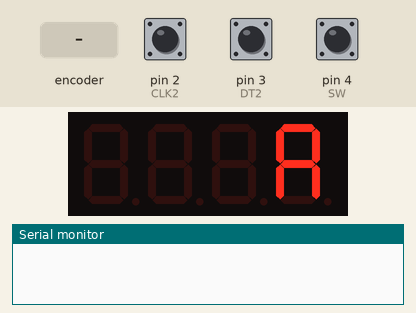
This sketch was run on a simulated Arduino Uno, built with avr-gcc and run on an emulated ATmega328P. Shown: 4-digit seven-segment display, the last lines printed to the serial monitor. The test bench sets the inputs (shaded band); at power-on: pin 4 (SW) HIGH, pin 2 (CLK2) HIGH, pin 3 (DT2) HIGH.

Above: at 2.2 s.
2.3 s: pin 4 (SW) pulled LOW for 3.2 s
At 4.6 s:
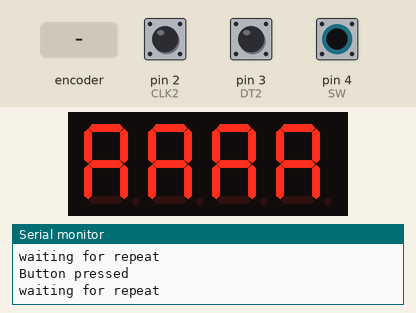
7.0 s: rotary encoder on pin 2 (CLK2) / pin 3 (DT2) turned 3 steps (first pin leading)
At 8.7 s:
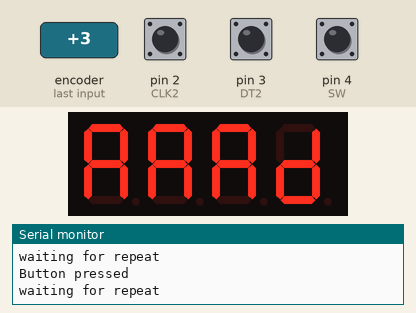
9.1 s: pin 4 (SW) pulled LOW for 0.15 s
At 9.6 s:
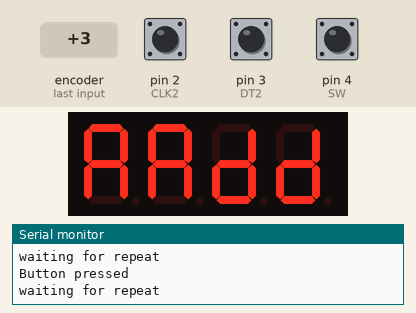
10.7 s: rotary encoder on pin 2 (CLK2) / pin 3 (DT2) turned 3 steps (first pin leading)
At 11.5 s:
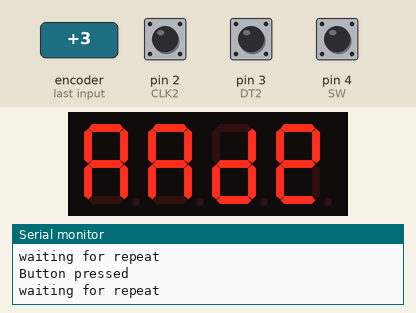
12.8 s: pin 4 (SW) pulled LOW for 1 s
At 14.2 s:
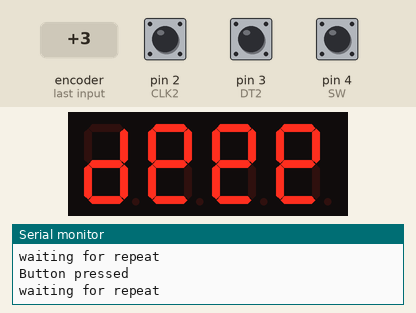
15.3 s: rotary encoder on pin 2 (CLK2) / pin 3 (DT2) turned 3 steps (first pin leading)
At 16.3 s:
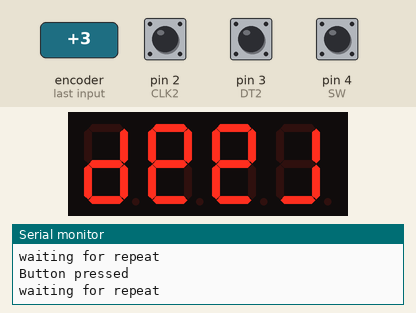
Timing chart, 0 to 18.3 s (numbered marks = the images above; inputs shaded):
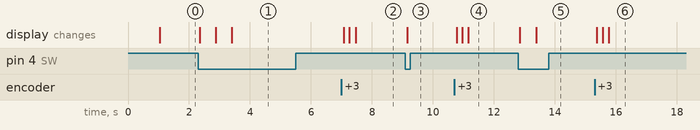

Measured:
- after the input at 2.3 s, the display: first changes after 0.05 s (image 1 shows a later state)
- after the input at 7.0 s, the display: first changes after 0.07 s (image 2 shows a later state)
- after the input at 9.1 s, the display: changes after 0.05 s (image 3)
- after the input at 10.7 s, the display: first changes after 0.08 s (image 4 shows a later state)
- after the input at 12.8 s, the display: first changes after 0.05 s (image 5 shows a later state)
- after the input at 15.3 s, the display: first changes after 0.07 s (image 6 shows a later state)

The sketch:

day20.ino
```cpp
#include <TM1637Display.h>

// Rotary Encoder Inputs
#define CLK2 2
#define DT2 3
#define SW 4

// Define the display connection pins:
#define CLK 6
#define DIO 5

// Create display object of type TM1637Display:
TM1637Display OurDisplay = TM1637Display(CLK, DIO);

// Create array that turns all segments on:
const uint8_t data[] = {0xff, 0xff, 0xff, 0xff};

// Create array that turns all segments off:
const uint8_t blank[] = {0x00, 0x00, 0x00, 0x00};

const long REPEAT_MILLIS = 500;
long lastClickMillis;

const uint8_t GLYPHS = 28;
const uint8_t GLYPHS_MINUS_ONE = GLYPHS - 1;
const uint8_t SPACE_GLYPH = GLYPHS - 2;
const uint8_t glyphs[GLYPHS] = {
  SEG_A | SEG_B | SEG_C | SEG_E | SEG_F | SEG_G,         // A
  SEG_C | SEG_D | SEG_E | SEG_F | SEG_G,                 // b
  SEG_D | SEG_E | SEG_G,                                 // c
  SEG_B | SEG_C | SEG_D | SEG_E | SEG_G,                 // d
  SEG_A | SEG_D | SEG_E | SEG_F | SEG_G,                 // E
  SEG_A | SEG_E | SEG_F | SEG_G,                         // F
  SEG_A | SEG_B | SEG_D | SEG_E | SEG_F | SEG_G,         // g
  SEG_C | SEG_E | SEG_F | SEG_G,                         // h
  SEG_C,                                                 // i
  SEG_B | SEG_C | SEG_D,                                 // j
  SEG_B | SEG_C | SEG_E | SEG_F | SEG_G,                 // k
  SEG_D | SEG_E | SEG_F,                                 // L
  SEG_A | SEG_B | SEG_C | SEG_E | SEG_F,                 // M
  SEG_C | SEG_E | SEG_G,                                 // n
  SEG_C | SEG_D | SEG_E | SEG_G,                         // o
  SEG_A | SEG_B | SEG_E | SEG_F | SEG_G,                 // P
  SEG_A | SEG_B | SEG_C | SEG_F | SEG_G,                 // q
  SEG_E | SEG_G,                                         // r
  SEG_A | SEG_C | SEG_D  | SEG_F,                        // S
  SEG_D | SEG_E | SEG_F | SEG_G,                         // t
  SEG_C | SEG_D | SEG_E,                                 // u
  SEG_D | SEG_E,                                         // v
  SEG_B | SEG_C | SEG_D | SEG_E | SEG_F,                 // W
  SEG_C | SEG_E,                                         // x
  SEG_B | SEG_C | SEG_D | SEG_F | SEG_G,                 // y
  SEG_A | SEG_B | SEG_D | SEG_E,                         // Z
  0x00,                                                  // space
  SEG_B | SEG_C | SEG_G                                  // end
};

int currentStateCLK;
int lastStateCLK;
const uint8_t MAX_GLYPH_NUMBERS = 64;
uint8_t glyphNumbers[MAX_GLYPH_NUMBERS];
uint8_t numGlyphNumbers = 0;
uint8_t message;
int buzzer = 10;  // pin 10 drives the buzzer
int toneFreq = 0;

uint8_t glyphNumber = 0;
uint8_t previousGlyphNumber = 0;
const uint8_t oneOff[] = {0x00};
const int RIGHT_DIGIT = 3;
const int LEFT_DIGIT = 0;
const uint8_t DIGITS = 4;

char *currentDir;

bool scrolling = false;

void setup() {

  // Set encoder pins as inputs
  pinMode(CLK2,INPUT);
  pinMode(DT2,INPUT);
  pinMode(SW,INPUT);
  // Setup Serial Monitor
  Serial.begin(9600);

  // Read the initial state of A (CLK)
  lastStateCLK = digitalRead(CLK2);

  lastClickMillis = millis();

  // Clear the display:
  OurDisplay.clear();
  delay(1000);
  OurDisplay.setBrightness(7);
  OurDisplay.setSegments(glyphs + glyphNumber, 1, RIGHT_DIGIT);

  currentDir = "-";

  // Call Interrupt Service Routine (ISR) updateEncoder() when any high/low change
  // is seen on A (CLK2) interrupt  (pin 2), or B (DT2) interrupt (pin 3)

  attachInterrupt(digitalPinToInterrupt(CLK2), updateEncoder, CHANGE);
  attachInterrupt(digitalPinToInterrupt(DT2), updateEncoder, CHANGE);

  // There are no more pins with interrupts on an UNO, so we just have to
  // use digitalRead to monitor the switch.
  // Need to software REPEAT_MILLIS. Once a press is
  // detected and acted on, wait until REPEAT_MILLIS before acting again
}

// Given an array of glyph numbers, the numbers to display and the start digit
// Clears and updates
void showGlyphs(uint8_t *glyphNumbers,uint8_t number, uint8_t startDigit) {
uint8_t toDisplay[DIGITS];
  if (startDigit < 0 || startDigit > DIGITS - 1) { // an unsigned value could never be less than zero!
    Serial.print("startDigit out of range ");
    Serial.println(startDigit);
  }
  if (number < 1 || number > DIGITS) {
    Serial.print("number out of range ");
    Serial.println(number);
  }
  for (int i = 0; i < number; i++) {
    toDisplay[i] = glyphs[glyphNumbers[i]];
  }
  OurDisplay.clear();
  OurDisplay.setSegments(toDisplay, number, startDigit);
}

long lastScrollMillis;
int scrollPosition;     // offset of first glyph from leftmost display digit.
                        // We want to message to start off the display to the right
                        // and scroll until the last glyph is on the leftmost
                        // display digit, then repeat
                        // Digits are numbered left to right 0 to 3
                        // Decreases from DIGITS (ie 4) to 1 - numGlyphNumbers
const long scrollDelayMillis = 500;

void loop() {
  long nowMillis = millis();
  if (scrolling) {
    Serial.print("---- scrolling -----");
    if (nowMillis - lastScrollMillis > scrollDelayMillis) {
      scrollPosition--;
      if (scrollPosition == -numGlyphNumbers) {
        scrollPosition = DIGITS;
        OurDisplay.clear();
      } else {
        int startGlyphIndex = max(0,-scrollPosition);
        int limit = min(DIGITS,numGlyphNumbers -startGlyphIndex); // first limit on number of glyphs to display
        Serial.print("limit ");
        Serial.println(limit);
        Serial.print("scrollPosition ");
        Serial.println(scrollPosition);
        Serial.print("start digit ");
        Serial.println(max(0,scrollPosition));
        Serial.print("start glyph ");
        Serial.println(startGlyphIndex);
        Serial.print("number of digits ");
        Serial.println(min(limit,DIGITS - scrollPosition));

        showGlyphs(glyphNumbers + startGlyphIndex, min(limit,DIGITS - scrollPosition), max(0,scrollPosition));
      }
      lastScrollMillis = nowMillis;
    }
  } else { // no scrolling, so must be entering
    if (previousGlyphNumber != glyphNumber) {
      OurDisplay.setSegments(oneOff, 1, RIGHT_DIGIT);
      OurDisplay.setSegments(glyphs + glyphNumber, 1, RIGHT_DIGIT);
      previousGlyphNumber = glyphNumber;
    } // if
    if (digitalRead(SW) == LOW) {
      Serial.println("Button pressed");
      if (nowMillis - lastClickMillis > REPEAT_MILLIS) {
        if (glyphNumber == GLYPHS_MINUS_ONE) { // the 'end' glyph
          scrolling = true;
          scrollPosition = DIGITS; // start position is one beyond the left-most digit
          Serial.println("Switching to scrolling");
          OurDisplay.clear();
          lastScrollMillis = millis();
        } else { // glyphNumber != GLYPHS_MINUS_ONE
          if(numGlyphNumbers != MAX_GLYPH_NUMBERS) {
            glyphNumbers[numGlyphNumbers++] = glyphNumber;
            //glyphNumber = SPACE_GLYPH;
            uint8_t glyphsToShow = min(DIGITS - 1,numGlyphNumbers);
            showGlyphs(glyphNumbers + max(0,numGlyphNumbers - (DIGITS - 1)),glyphsToShow, DIGITS - 1 - min(glyphsToShow, DIGITS - 1));
            OurDisplay.setSegments(glyphs + glyphNumber, 1, RIGHT_DIGIT);
            Serial.println("Added glyph");
          } // if
          lastClickMillis = nowMillis;
        } // else
      } else {
        Serial.println("waiting for repeat");
      } // else
    }
    delay(1);
  } // else
} // loop

//  This is our ISR which has the job of responding to interrupt events
//
void updateEncoder(){
  // Read the current state of CLK
  currentStateCLK = digitalRead(CLK2);

  // If last and current state of CLK are different, then a pulse occurred;
  // React to only 0->1 state change to avoid double counting
  if (currentStateCLK != lastStateCLK  && currentStateCLK == 1){

    // If the DT state is different than the CLK state then
    // the encoder is rotating CW so INCREASE glyphNumber by 1
    if (digitalRead(DT2) != currentStateCLK) {
      glyphNumber = (glyphNumber == GLYPHS_MINUS_ONE) ? 0 : glyphNumber + 1;
      currentDir ="CW";

    } else {
      // Encoder is rotating CCW so DECREASE glyphNumber by 1
      glyphNumber = (glyphNumber == 0) ? GLYPHS_MINUS_ONE : glyphNumber - 1;
      currentDir ="CCW";
    }

    //Serial.print("Direction: ");
    //Serial.print(currentDir);
    //Serial.print(" | glyphNumber= ");
    //Serial.println(glyphNumber);
  }

  // Remember last CLK state to use on next interrupt...
  lastStateCLK = currentStateCLK;
}
```
